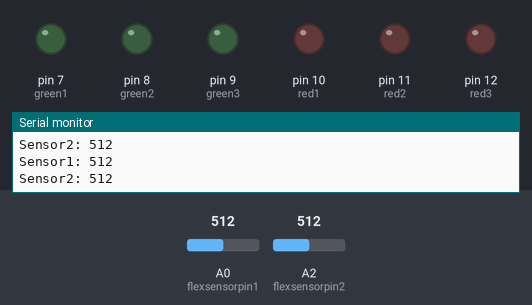
Bench run of a sketch on a simulated Arduino Uno, built with avr-gcc and run on an emulated ATmega328P. Parts: output pins drawn as LEDs (lit = HIGH), the last lines printed to the serial monitor. Inputs (shaded band) come from the test bench; at power-on: A0 (flexsensorpin1) = 512, A2 (flexsensorpin2) = 512.

Above: at 1.2 s.
1.3 s: A0 (flexsensorpin1) set to 787
2.8 s: A0 (flexsensorpin1) set to 811
At 4.0 s:
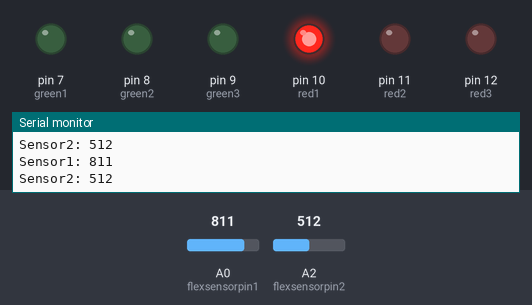
4.3 s: A2 (flexsensorpin2) set to 932
5.8 s: A2 (flexsensorpin2) set to 962
At 6.8 s:
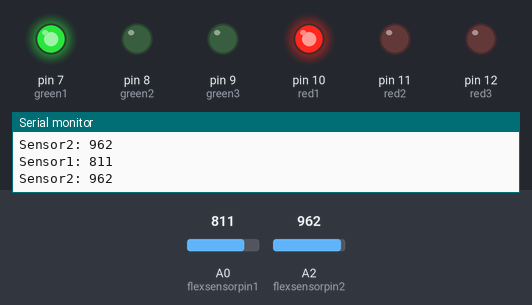
7.3 s: A0 (flexsensorpin1) set to 790
At 8.2 s:
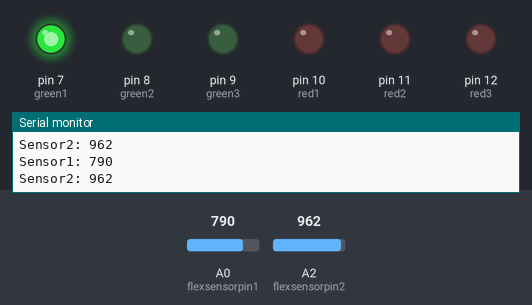
8.9 s: A2 (flexsensorpin2) set to 990
At 9.6 s:
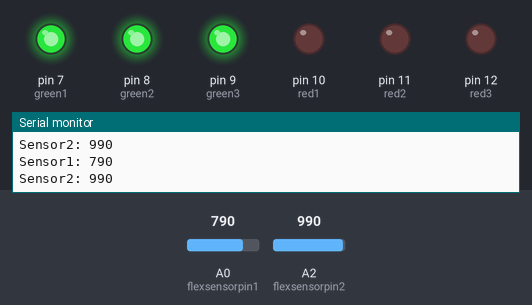
Timing chart, 0 to 11.5 s (numbered marks = the images above; inputs shaded):
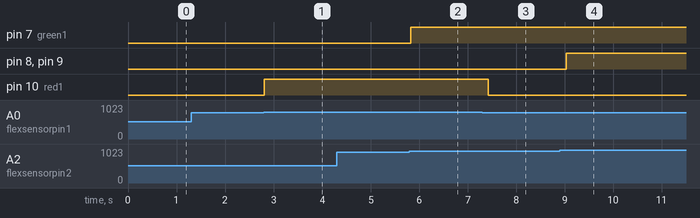

The sketch:

robotFlex.ino
```cpp
// www.sciencebuddies.org

// declare variables
int flexsensorpin1 = A0;
int sensor1;

int flexsensorpin2 = A2;
int sensor2;

// LED pins
int red1 = 10;
int red2 = 11;
int red3 = 12;

int green1 = 7;
int green2 = 8;
int green3 = 9;

void setup() {

  pinMode(red1,OUTPUT);
  pinMode(red2,OUTPUT);
  pinMode(red3,OUTPUT);

  pinMode(green1,OUTPUT);
  pinMode(green2,OUTPUT);
  pinMode(green3,OUTPUT);

  Serial.begin(9600);
}

void loop() {

  // -------- SENSOR 1 --------
  sensor1 = analogRead(flexsensorpin1);
  Serial.print("Sensor1: ");
  Serial.println(sensor1);

  if(sensor1 > 900){
    digitalWrite(red1,HIGH);
    digitalWrite(red2,HIGH);
    digitalWrite(red3,HIGH);
  }
  else if(sensor1 > 850){
    digitalWrite(red1,HIGH);
    digitalWrite(red2,HIGH);
    digitalWrite(red3,LOW);
  }
  else if(sensor1 > 800){
    digitalWrite(red1,HIGH);
    digitalWrite(red2,LOW);
    digitalWrite(red3,LOW);
  }
  else{
    digitalWrite(red1,LOW);
    digitalWrite(red2,LOW);
    digitalWrite(red3,LOW);
  }

  // -------- SENSOR 2 --------
  sensor2 = analogRead(flexsensorpin2);
  Serial.print("Sensor2: ");
  Serial.println(sensor2);

  if(sensor2 > 980){
    digitalWrite(green1,HIGH);
    digitalWrite(green2,HIGH);
    digitalWrite(green3,HIGH);
  }
  else if(sensor2 > 965){
    digitalWrite(green1,HIGH);
    digitalWrite(green2,HIGH);
    digitalWrite(green3,LOW);
  }
  else if(sensor2 > 950){
    digitalWrite(green1,HIGH);
    digitalWrite(green2,LOW);
    digitalWrite(green3,LOW);

  }
  else{
    digitalWrite(green1,LOW);
    digitalWrite(green2,LOW);
    digitalWrite(green3,LOW);
  }

  delay(200);
}
```

Measured:
- the behaviour switches between 800 and 801 on A0 (flexsensorpin1) (found by bisection; images 0 and 1)
- the behaviour switches between 950 and 951 on A2 (flexsensorpin2) (found by bisection; images 1 and 2)
- after the input at 2.8 s, pin 10 (red1): LOW → HIGH at once
- after the input at 5.8 s, pin 7 (green1): LOW → HIGH at once
- after the input at 7.3 s, pin 10 (red1): HIGH → LOW after 0.13 s
- after the input at 8.9 s, pin 8 (green2), pin 9 (green3): LOW → HIGH after 0.13 s
